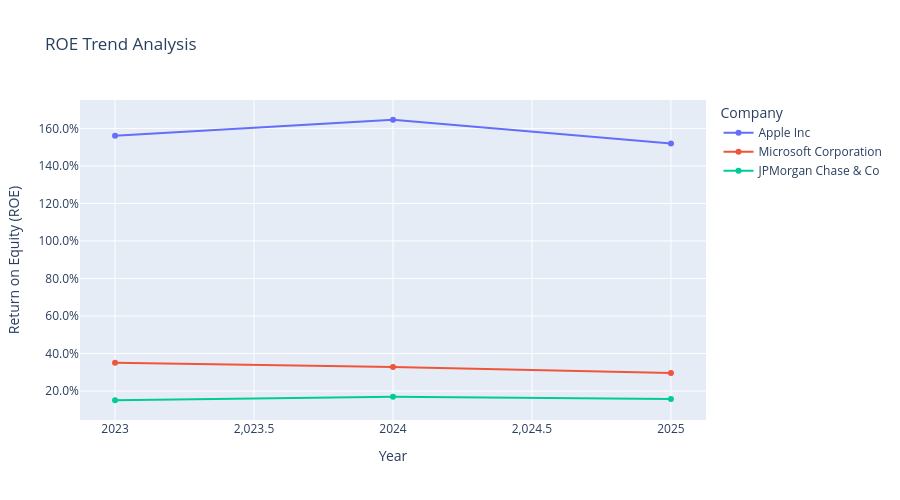

The notebook cell this image was saved under:
### Code cell
# ============================================================================
# VISUALIZATION 2: ROE Trend
# ============================================================================

# Sort by year
df_sorted = df_scored.sort_values('year')

# Create line chart
fig = px.line(
    df_sorted,
    x='year',
    y='roe',
    color='company',
    markers=True,
    title='ROE Trend Analysis',
    labels={'roe': 'ROE', 'year': 'Year', 'company': 'Company'}
)

fig.update_layout(
    yaxis_tickformat='.1%',
    yaxis_title='Return on Equity (ROE)',
    xaxis_title='Year',
    height=500
)

fig.show()

### Figure 1 — Plotly figure (JSON) as saved in the notebook; plotly's stock layout.template omitted (floating-point values rounded to 4 significant figures)
{"data": [{"hovertemplate": "Company=Apple Inc<br>Year=%{x}<br>ROE=%{y}<extra></extra>", "legendgroup": "Apple Inc", "line": {"color": "#636efa", "dash": "solid"}, "marker": {"symbol": "circle"}, "mode": "lines+markers", "name": "Apple Inc", "orientation": "v", "showlegend": true, "type": "scatter", "x": [2023, 2024, 2025], "xaxis": "x", "y": [1.561, 1.646, 1.519], "yaxis": "y"}, {"hovertemplate": "Company=Microsoft Corporation<br>Year=%{x}<br>ROE=%{y}<extra></extra>", "legendgroup": "Microsoft Corporation", "line": {"color": "#EF553B", "dash": "solid"}, "marker": {"symbol": "circle"}, "mode": "lines+markers", "name": "Microsoft Corporation", "orientation": "v", "showlegend": true, "type": "scatter", "x": [2023, 2024, 2025], "xaxis": "x", "y": [0.3509, 0.3283, 0.2965], "yaxis": "y"}, {"hovertemplate": "Company=JPMorgan Chase & Co<br>Year=%{x}<br>ROE=%{y}<extra></extra>", "legendgroup": "JPMorgan Chase & Co", "line": {"color": "#00cc96", "dash": "solid"}, "marker": {"symbol": "circle"}, "mode": "lines+markers", "name": "JPMorgan Chase & Co", "orientation": "v", "showlegend": true, "type": "scatter", "x": [2023, 2024, 2025], "xaxis": "x", "y": [0.1511, 0.1696, 0.1574], "yaxis": "y"}], "layout": {"height": 500, "legend": {"title": {"text": "Company"}, "tracegroupgap": 0}, "title": {"text": "ROE Trend Analysis"}, "xaxis": {"anchor": "y", "domain": [0, 1], "title": {"text": "Year"}}, "yaxis": {"anchor": "x", "domain": [0, 1], "tickformat": ".1%", "title": {"text": "Return on Equity (ROE)"}}}}
